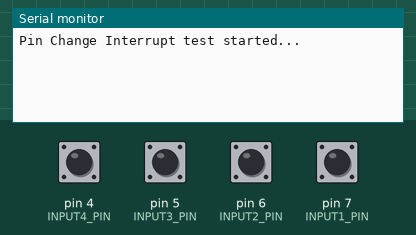
Recording of a sketch running on a simulated Arduino Uno, built with avr-gcc and run on an emulated ATmega328P. Parts: the last lines printed to the serial monitor. The inputs (shaded band) are chosen by the test bench; at power-on: pin 4 (INPUT4_PIN), pin 5 (INPUT3_PIN), pin 6 (INPUT2_PIN), pin 7 (INPUT1_PIN) HIGH.

Above: at 1.2 s.
1.3 s: pin 4 (INPUT4_PIN) pulled LOW for 0.15 s
At 2.1 s:
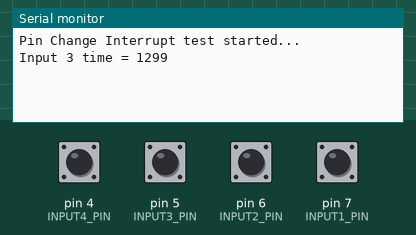
2.9 s: pin 5 (INPUT3_PIN) pulled LOW for 0.15 s
At 3.3 s:
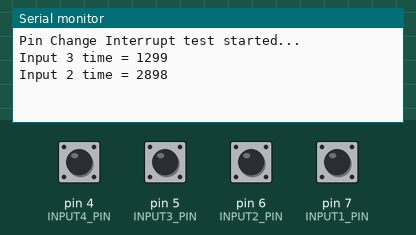
4.5 s: pin 6 (INPUT2_PIN) pulled LOW for 0.15 s
At 5.7 s:
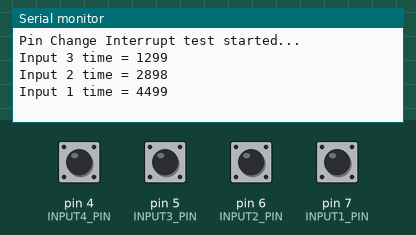
6.1 s: pin 7 (INPUT1_PIN) pulled LOW for 0.15 s
At 6.9 s:
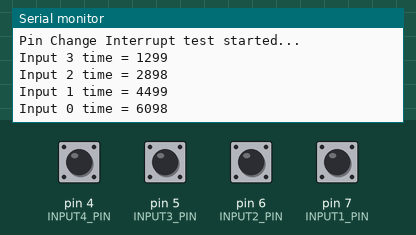
7.7 s: pin 4 (INPUT4_PIN) pulled LOW for 1 s
At 8.2 s:
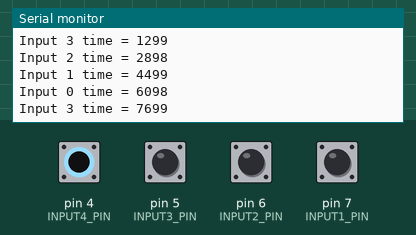
10.2 s: pin 5 (INPUT3_PIN) pulled LOW for 1 s
At 11.3 s:
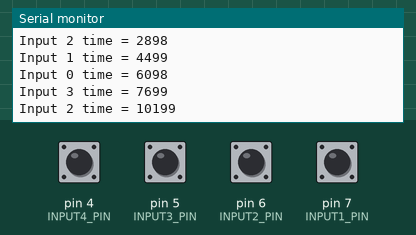
Timing chart, 0 to 13.2 s (numbered marks = the images above; inputs shaded):
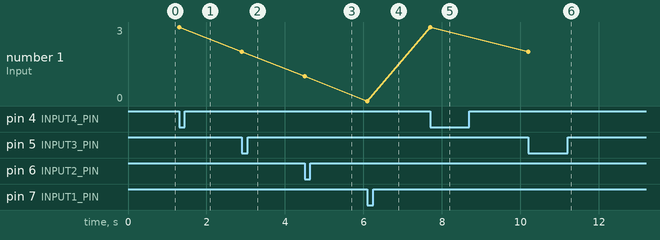

The sketch:

pinChangeTest.ino
```cpp
// You can reduce the memory footprint of this handler by declaring that there will be no pin change interrupts
// on any one or two of the three ports.  If only a single port remains, the handler will be declared inline
// reducing the size and latency of the handler.
#define NO_PORTB_PINCHANGES // to indicate that port b will not be used for pin change interrupts
#define NO_PORTC_PINCHANGES // to indicate that port c will not be used for pin change interrupts
// #define NO_PORTD_PINCHANGES // to indicate that port d will not be used for pin change interrupts
// *** New in version 1.5: ********************************
// You can reduce the code size by 20-50 bytes, and you can speed up the interrupt routine
// slightly by declaring that you don't care if the static variables PCintPort::pinState and/or
// PCintPort::arduinoPin are set and made available to your interrupt routine.
#define NO_PIN_STATE        // to indicate that you don't need the pinState
// #define NO_PIN_NUMBER       // to indicate that you don't need the arduinoPin
// *********************************************************
// if there is only one PCInt vector in use the code can be inlined
// reducing latency and code size
// define DISABLE_PCINT_MULTI_SERVICE below to limit the handler to servicing a single interrupt per invocation.
// #define       DISABLE_PCINT_MULTI_SERVICE
//-------- define the above in your sketch, if applicable ------------------------------------------------------
#include <PinChangeInt.h>

#define NUM_INPUTS 4
#define INPUT1_PIN 7
#define INPUT2_PIN 6
#define INPUT3_PIN 5
#define INPUT4_PIN 4
#define RESET_PIN 3

unsigned long times[NUM_INPUTS];
const char pinMap[] = {INPUT1_PIN, INPUT2_PIN, INPUT3_PIN, INPUT4_PIN};

void pcintFunc() {
	times[7 - PCintPort::arduinoPin] = millis();
}

void reset() {
	int i;
	for (i=0; i<NUM_INPUTS; i++)
		times[i] = 0;

	for (i=0; i<NUM_INPUTS; i++) {
		pinMode(pinMap[i], INPUT); digitalWrite(pinMap[i], HIGH);
		PCintPort::attachInterrupt(pinMap[i], &pcintFunc, FALLING);
	}
}

void setup() {
	reset();

	Serial.begin(9600);
	Serial.println("Pin Change Interrupt test started...");
}

void loop() {
	int i;
	for (i = 0; i < NUM_INPUTS; i++) {
		if (times[i]) {
			Serial.print("Input ");
			Serial.print(i);
			Serial.print(" time = ");
			Serial.println(times[i]);
			times[i] = 0;
		}
	}
}
```

Measured:
- after the input at 1.3 s, the serial monitor: prints a new line at once (image 1)
- after the input at 2.9 s, the serial monitor: prints a new line at once (image 2)
- after the input at 4.5 s, the serial monitor: prints a new line at once (image 3)
- after the input at 6.1 s, the serial monitor: prints a new line at once (image 4)
- after the input at 7.7 s, the serial monitor: prints a new line at once (image 5)
- after the input at 10.2 s, the serial monitor: prints a new line at once (image 6)
- plotted number 1: 3 → 2 after the input at 2.9 s, 2 → 1 after the input at 4.5 s, 1 → 0 after the input at 6.1 s, 0 → 3 after the input at 7.7 s, 3 → 2 after the input at 10.2 s
